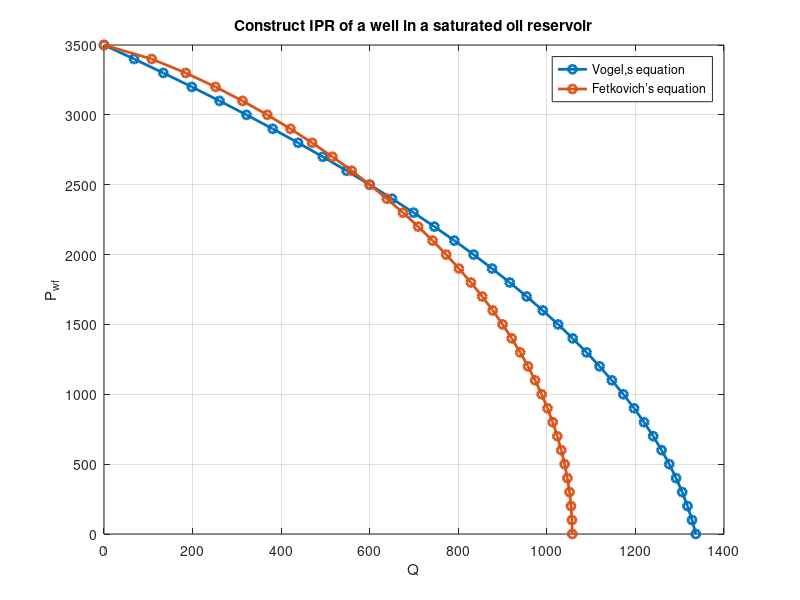

Here is the MATLAB script that generated this plot:
%Behrad Bolkhari     Student Number:9919653       Dr Mahdi Imanian
clc
clear
close all
phi = 0.25;
k = 100;
h = 55;
Pbar = 3500;
Bo = 1.2;
mu0 = 1.8;
ct = 0.000013;
A = 640;
re = 2980;
rw = 0.328;
S = 5.5;
Pwf1 = 2500;
Pwf2 = 1500;
Q1 = 600;
Q2 = 900;

Qmax = (Q1)/(1-0.2*(Pwf1/Pbar)-0.8*(Pwf1/Pbar)^2);

Pwf = 3500:-100:0;
QVog = Qmax*(1-0.2*(Pwf/Pbar)-0.8*(Pwf/Pbar).^2);

n = log(Q1/Q2)/(log((Pbar^2-Pwf1^2)/(Pbar^2-Pwf2^2)));
C = Q1/(Pbar^2-Pwf1^2)^n;
QFet = C*(Pbar^2-Pwf.^2).^n;

figure(1)
plot(QVog,Pwf,'-o','linewidth',2)
hold on
plot(QFet,Pwf,'-o','linewidth',2)
grid on
xlabel('Q')
ylabel('P_w_f')
legend('Vogel,s equation','Fetkovich’s equation')
title('Construct IPR of a well in a saturated oil reservoir')